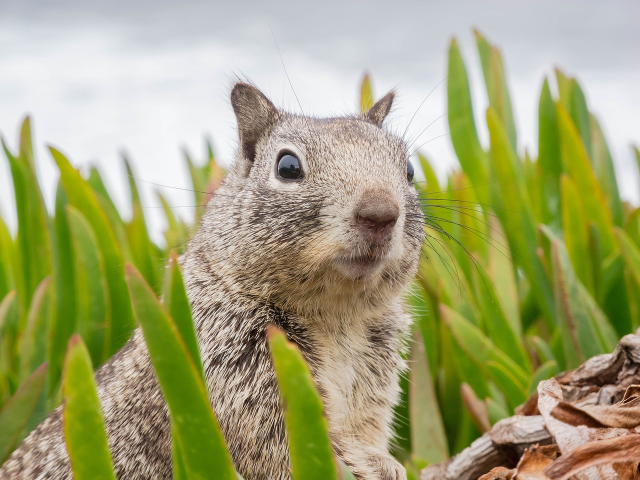
#> input picture LV5/example.png, 1280 x 960 px, given in place of tiger.png, which was not available (shown at 1/2 size)
$ python zad3.py
#> lines starting #> are read from the running program, lines starting #| are printed output that depends on the picture; after the words box and inside, x2 and y2 are one past the last pixel; in counts of white or black regions, pixels touching at a corner belong together; pictures that were not available may be replaced by others from this repository, and a replacement may not be noted
# Na temelju primjera 2.5. učitajte sliku 'tiger.png'. Manipulacijom odgovarajuće numpy matrice pokušajte:
# a) posvijetliti sliku (povećati brightness),
# b) zarotirati sliku za 90 stupnjeva u smjeru kazaljke na satu,
# c) zrcaliti sliku,
# d) smanjiti rezoluciju slike x puta (npr. 10 puta),
# e) prikazati samo drugu četvrtinu slike po širini, a prikazati sliku cijelu po visini; ostali dijelovi slike trebaju biti
# crni.

import numpy as np
import matplotlib.pyplot as plt

img = plt.imread("tiger.png")
#> img is the input picture: shape (960, 1280, 3) float32; mean R, G, B 0.643, 0.644, 0.462
img = img[:,:, 0].copy()
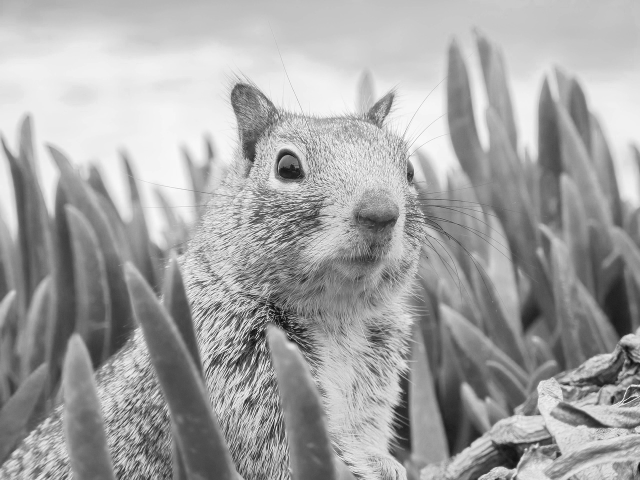
#> img: shape (960, 1280) float32 (shown at 1/2 size); min 0.0157, max 1, mean 0.643
print(img.shape)
#| (960, 1280)
print(img.dtype)
#| float32

# a)
osvjetljeniImg = img * 2
osvjetljeniImg = np.clip(osvjetljeniImg, 0.0, 1.0)
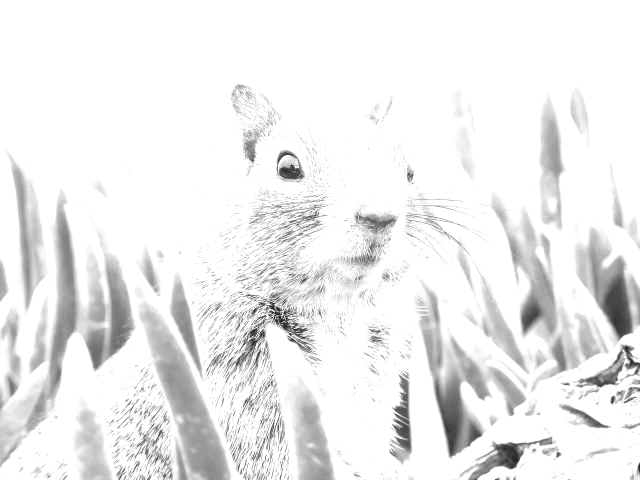
#> osvjetljeniImg: shape (960, 1280) float32 (shown at 1/2 size); min 0.0314, max 1, mean 0.929

# b)
rotiraniImg = np.rot90(img, 3)
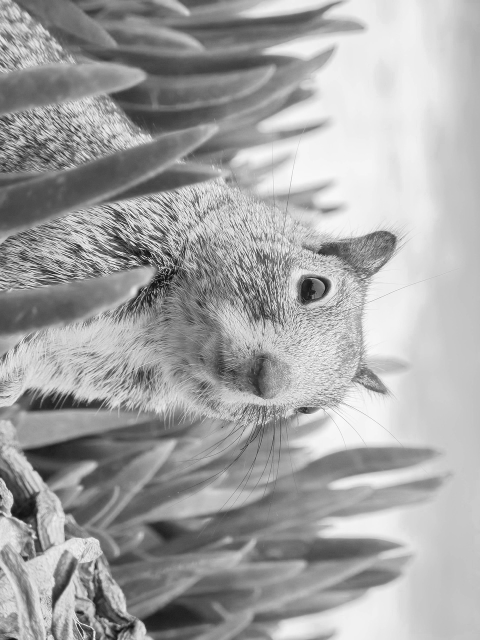
#> rotiraniImg: shape (1280, 960) float32 (shown at 1/2 size); min 0.0157, max 1, mean 0.643

# c)
zrcalniImg = np.fliplr(img)
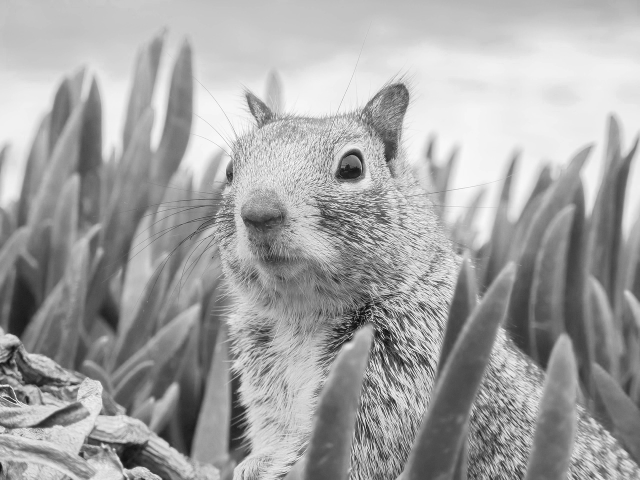
#> zrcalniImg: shape (960, 1280) float32 (shown at 1/2 size); min 0.0157, max 1, mean 0.643

# d)

x = 10
smanjeniImg = img[::x, ::x]
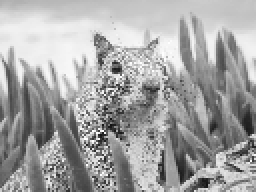
#> smanjeniImg: shape (96, 128) float32 (shown 2 times larger); min 0.0667, max 1, mean 0.643

# e)
visina, sirina = img.shape
#> visina = 960; sirina = 1280
zadnjiImg = img
zadnjiImg[:,sirina//2:] = 0
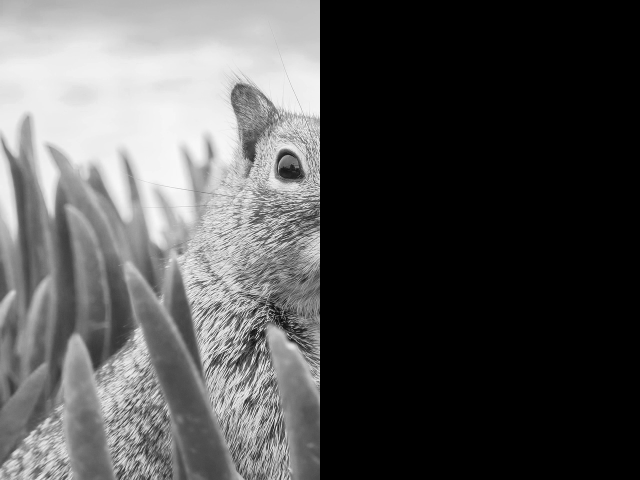
#> zadnjiImg: shape (960, 1280) float32 (shown at 1/2 size); min 0, max 1, mean 0.326
zadnjiImg[:,sirina//4] = 0
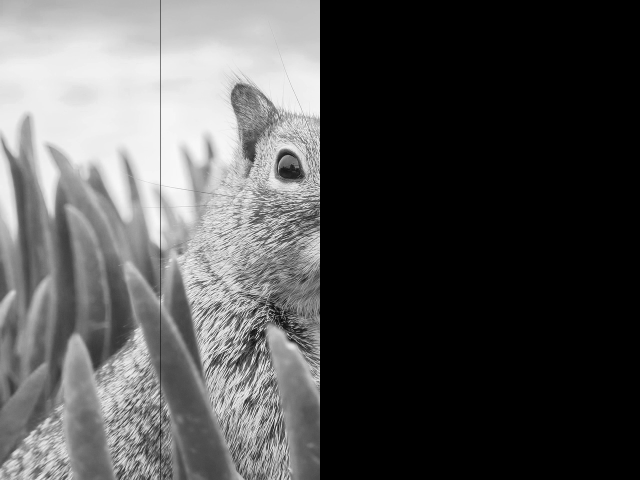
#> zadnjiImg: shape (960, 1280) float32 (shown at 1/2 size); 0.08% of pixels changed, all inside (x1, y1, x2, y2) = (320, 0, 321, 960)

odabir = int(input("Unesite odabir slike (1 - 6): "))
#> the answer given: 1

match odabir:
    case 1:
        plt.figure()
        plt.imshow(img, cmap="gray")
        plt.title("Originalna slika")
        plt.show()
    case 2:
        plt.figure()
        plt.imshow(osvjetljeniImg, cmap="gray")
        plt.title("Osvijetljena slika")
        plt.show()
    case 3:
        plt.figure()
        plt.imshow(rotiraniImg, cmap="gray")
        plt.title("Rotirana slika")
        plt.show()
    case 4:
        plt.figure()
        plt.imshow(zrcalniImg, cmap="gray")
        plt.title("Zrcalna slika")
        plt.show()
    case 5:
        plt.figure()
        plt.imshow(smanjeniImg, cmap="gray")
        plt.title("Slika smanjene rezolucije")
        plt.show()
    case 6:
        plt.figure()
        plt.imshow(zadnjiImg, cmap="gray")
        plt.title("Zadnja slika")
        plt.show()
